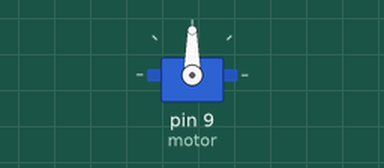
Bench run of a sketch on a simulated Arduino Uno, built with avr-gcc and run on an emulated ATmega328P. Shown: servo.

Above: at 0.05 s.
At 1.65 s:
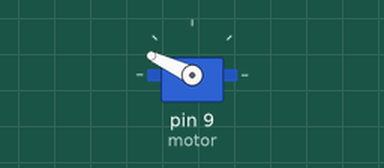
At 2.95 s:
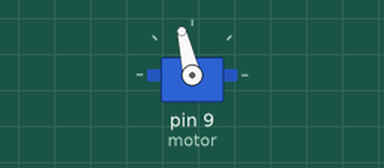
At 6.75 s:
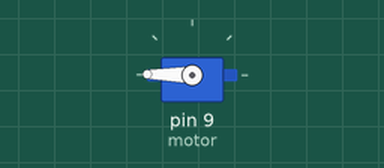
Timing chart, 0 to 8.8 s (numbered marks = the images above):
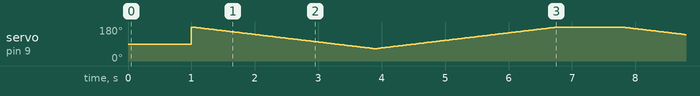

The sketch:

Servo.ino
```cpp
// Test ran and notes written by Nex_isDumb
#include <Servo.h> // Including the servomotors' lib

const float WAIT_TIME = 25;
Servo motor; // Declaring the servomotor obj
int i;

void setup() {
  motor.attach(9); // Using Pin 9 to control the servomotor
}

void loop() {
  delay(1000); // Pauses for 1000 ms Arduino's program

  for(i = 180; i > 65; i--) {
    motor.write(i); // Makes the servomotor's shaft rotate (on standard types this usually sets the shaft's angle)
    delay(WAIT_TIME);  // Stops for [WAIT_TIME] ms or else it'd rotate too fast
  }

  // This cycle does the same but in the opposite direction because of i incrementing instead of decrementing
  for(i = 65; i < 180; i++) {
    motor.write(i);
    delay(WAIT_TIME);
  }
}
```
